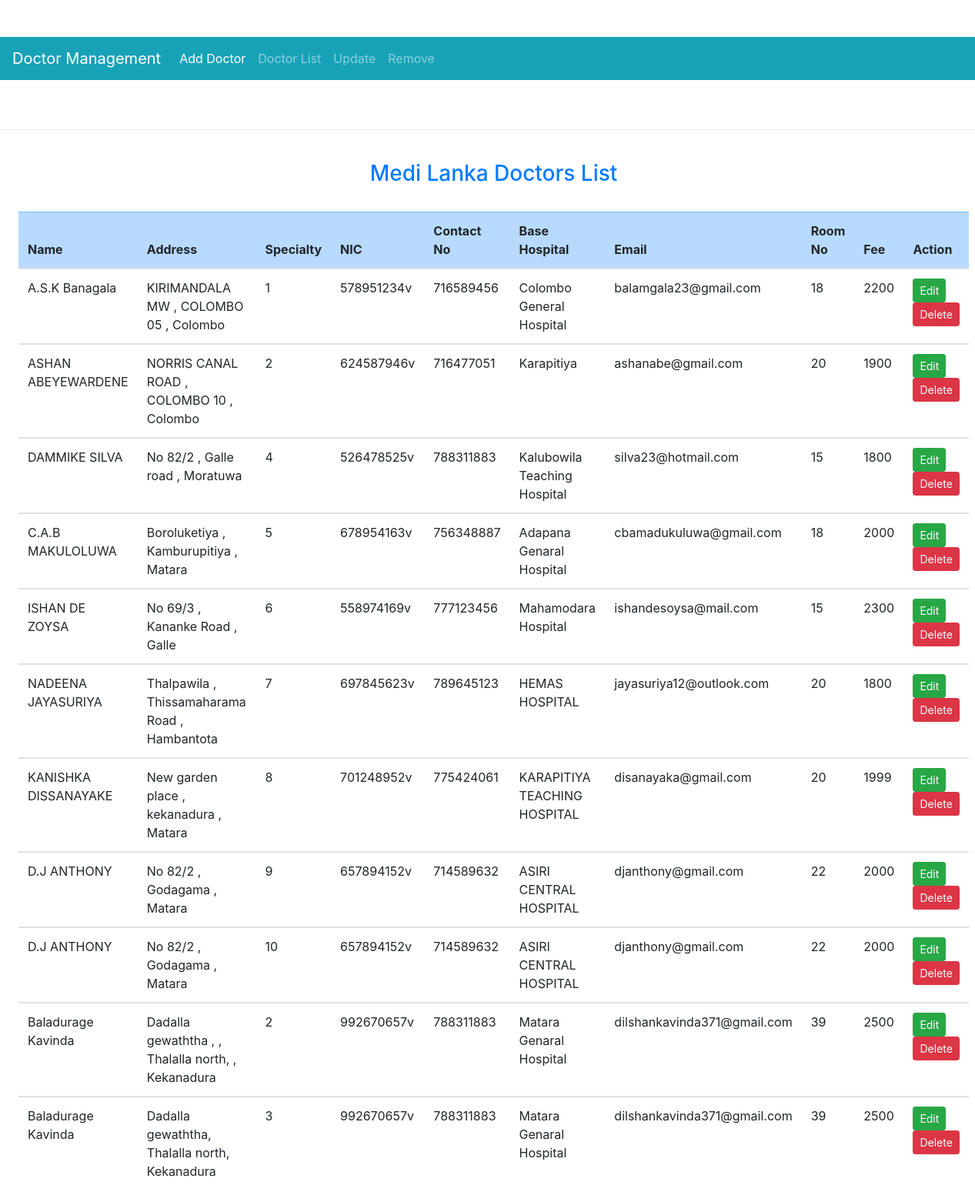
/admin/viewDoctor.php, run on the app's committed database.
### tables this page shows
CREATE TABLE IF NOT EXISTS `doctor` (
  `id` int(100) NOT NULL AUTO_INCREMENT,
  `docName` varchar(200) DEFAULT NULL,
  `address` varchar(200) DEFAULT NULL,
  `speciality` int(20) DEFAULT NULL,
  `NIC` varchar(12) DEFAULT NULL,
  `telNo` int(10) DEFAULT NULL,
  `hospital` varchar(100) NOT NULL,
  `email` varchar(50) NOT NULL,
  `telHome` int(10) NOT NULL,
  `channelRoomNo` int(11) NOT NULL,
  `priceForChannel` int(11) NOT NULL,
  `img_url` text NOT NULL,
  PRIMARY KEY (`id`)
);

### admin/viewDoctor.php (the view, shortened to what this page needs)
<?php
include('db.php');
?>
<!DOCTYPE html>
<html>
    <head>
        <link rel="stylesheet" href="css/bootstrap.min.css">
        <link rel="stylesheet" href="css/doctorPageStyle.css">
    </head>
    <body>
        <br><br>
        <div  >
            <?php include('navbar/navigationbardoc.php') ?>
        </div>
        <br><br>
        <div >
            <hr>
            <br>
            <div class="ml-4 mr-2">
                <div >
                        <h3 class="text text-primary" style="text-align: center">Medi Lanka Doctors List</h3><br>
                    <?php
                    $sql = "SELECT * FROM doctor";
                    $result = mysqli_query($conn, $sql);
                    if (mysqli_num_rows($result) > 0) {
                        ?>
                        <table class="table">
                            <thead class="table-primary">
                                <tr>
                                    <th scope="col">Name</th>
                                    <th scope="col">Address</th>
                                    <th scope="col">Specialty</th>
                                    <th scope="col">NIC</th>
                                    <th scope="col">Contact No</th>
                                    <th scope="col">Base Hospital</th>
                                    <th scope="col">Email</th>
                                    <th scope="col">Room No</th>
                                    <th scope="col">Fee</th>
                                    <th scope="col">Action</th>
                                </tr>
                            </thead>
                            <tbody>
                                <?php
                                while ($row = mysqli_fetch_assoc($result)) {
                                    ?>
                                    <tr>
                                        <td><?php echo $row["docName"]; ?></th>
                                        <td><?php echo $row["address"]; ?></td>
                                        <td><?php echo $row["speciality"]; ?></td>
                                        <td><?php echo $row["NIC"]; ?></td>
                                        <td><?php echo $row["telNo"]; ?></td>
                                        <td><?php echo $row["hospital"]; ?></td>
                                        <td><?php echo $row["email"]; ?></td>
                                        <td><?php echo $row["channelRoomNo"]; ?></td>
                                        <td><?php echo $row["priceForChannel"]; ?></td>
                                        <td>
                                            <a href="editDoctor.php?id=<?php echo $row['id'] ?>"type="button" class="btn btn-success btn-sm">Edit</a>
                                            <a href="deletDoctor.php?id=<?php echo $row['id'] ?>" type="button" class="btn btn-danger btn-sm">Delete</a>
                                        </td>
                                    </tr>
                                </tbody>
                                <?php
                            }
                        } else {
                            echo "0 results";
                        }
                        ?>
                    </table>
                </div>
            </div>
        </div>
</body>
</html>

### admin/css/doctorPageStyle.css (style rules this page uses)
body { background-color: #F0F2F5; font-family: 'Playfair Display', serif; }

### data on the page
doctor: docName "A.S.K Banagala", address "KIRIMANDALA MW , COLOMBO 05 , Colombo", speciality "1", NIC "578951234v", telNo "716589456", hospital "Colombo General Hospital", email "balamgala23@gmail.com", channelRoomNo "18", priceForChannel "2200"
doctor: docName "ASHAN ABEYEWARDENE", address "NORRIS CANAL ROAD , COLOMBO 10 , Colombo", speciality "2", NIC "624587946v", telNo "716477051", hospital "Karapitiya", email "ashanabe@gmail.com", channelRoomNo "20", priceForChannel "1900"
doctor: docName "DAMMIKE SILVA", address "No 82/2 , Galle road , Moratuwa", speciality "4", NIC "526478525v", telNo "788311883", hospital "Kalubowila Teaching Hospital", email "silva23@hotmail.com", channelRoomNo "15", priceForChannel "1800"
doctor: docName "C.A.B MAKULOLUWA", address "Boroluketiya , Kamburupitiya , Matara", speciality "5", NIC "678954163v", telNo "756348887", hospital "Adapana Genaral Hospital", email "cbamadukuluwa@gmail.com", channelRoomNo "18", priceForChannel "2000"
doctor: docName "ISHAN DE ZOYSA", address "No 69/3 , Kananke Road , Galle", speciality "6", NIC "558974169v", telNo "777123456", hospital "Mahamodara Hospital", email "ishandesoysa@mail.com", channelRoomNo "15", priceForChannel "2300"
doctor: docName "NADEENA JAYASURIYA", address "Thalpawila , Thissamaharama Road , Hambantota", speciality "7", NIC "697845623v", telNo "789645123", hospital "HEMAS HOSPITAL", email "jayasuriya12@outlook.com", channelRoomNo "20", priceForChannel "1800"
doctor: docName "KANISHKA DISSANAYAKE", address "New garden place , kekanadura , Matara", speciality "8", NIC "701248952v", telNo "775424061", hospital "KARAPITIYA TEACHING HOSPITAL", email "disanayaka@gmail.com", channelRoomNo "20", priceForChannel "1999"
doctor: docName "D.J ANTHONY", address "No 82/2 , Godagama , Matara", speciality "9", NIC "657894152v", telNo "714589632", hospital "ASIRI CENTRAL HOSPITAL", email "djanthony@gmail.com", channelRoomNo "22", priceForChannel "2000"
doctor: docName "D.J ANTHONY", address "No 82/2 , Godagama , Matara", speciality "10", NIC "657894152v", telNo "714589632", hospital "ASIRI CENTRAL HOSPITAL", email "djanthony@gmail.com", channelRoomNo "22", priceForChannel "2000"
doctor: docName "Baladurage Kavinda", address "Dadalla gewaththa , , Thalalla north, , Kekanadura", speciality "2", NIC "992670657v", telNo "788311883", hospital "Matara Genaral Hospital", email "dilshankavinda371@gmail.com", channelRoomNo "39", priceForChannel "2500"
doctor: docName "Baladurage Kavinda", address "Dadalla gewaththa, Thalalla north, Kekanadura", speciality "3", NIC "992670657v", telNo "788311883", hospital "Matara Genaral Hospital", email "dilshankavinda371@gmail.com", channelRoomNo "39", priceForChannel "2500"
